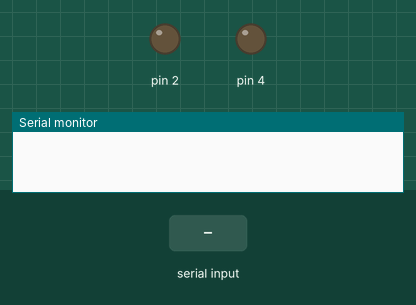
The sketch below on a simulated Arduino Mega 2560, built with avr-gcc and run on an emulated ATmega2560. Parts: output pins drawn as LEDs (lit = HIGH), the last lines printed to the serial monitor. Inputs (shaded band) come from the test bench.

Above: at 1.2 s.
1.3 s: "A" received over the second serial link
At 2.1 s:
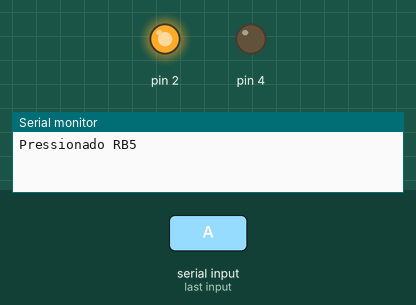
3.8 s: "B" received over the second serial link
At 4.3 s:
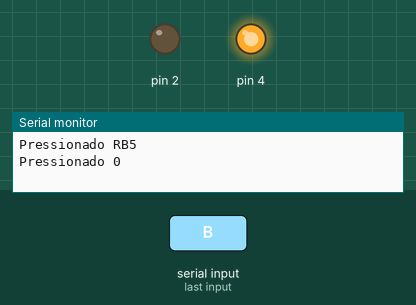
Timing chart, 0 to 6.8 s (numbered marks = the images above; inputs shaded):
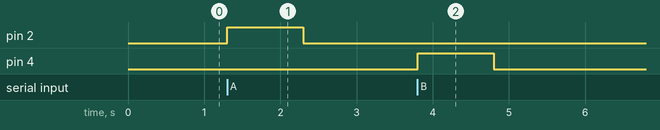

Measured:
- after the input at 1.3 s, pin 2: LOW → HIGH at once, → LOW 1.0 s later
- after the input at 3.8 s, pin 4: LOW → HIGH at once, → LOW 1.0 s later

The sketch:

EXAME_arduino.ino
```cpp
char botaoPIC;
unsigned long TLED1, TLED2;
void setup(){
  Serial.begin(9600);
  Serial2.begin(9600);
  pinMode(2, OUTPUT);
  pinMode(4, OUTPUT);
}

void loop() {
  if(Serial2.available()){
    botaoPIC = Serial2.read();
  }

  if(botaoPIC == 'A'){
    digitalWrite(2, HIGH);
    TLED1 = millis();
    Serial.println("Pressionado RB5");
  }

  if(botaoPIC == 'B'){
    digitalWrite(4, HIGH);
    TLED2 = millis();
    Serial.println("Pressionado 0");
  }

  if(millis()-TLED1 > 1000){
    digitalWrite(2, LOW);
  }
  if(millis()-TLED2 > 1000){
    digitalWrite(4, LOW);
  }
  botaoPIC = ' ';
}
```
